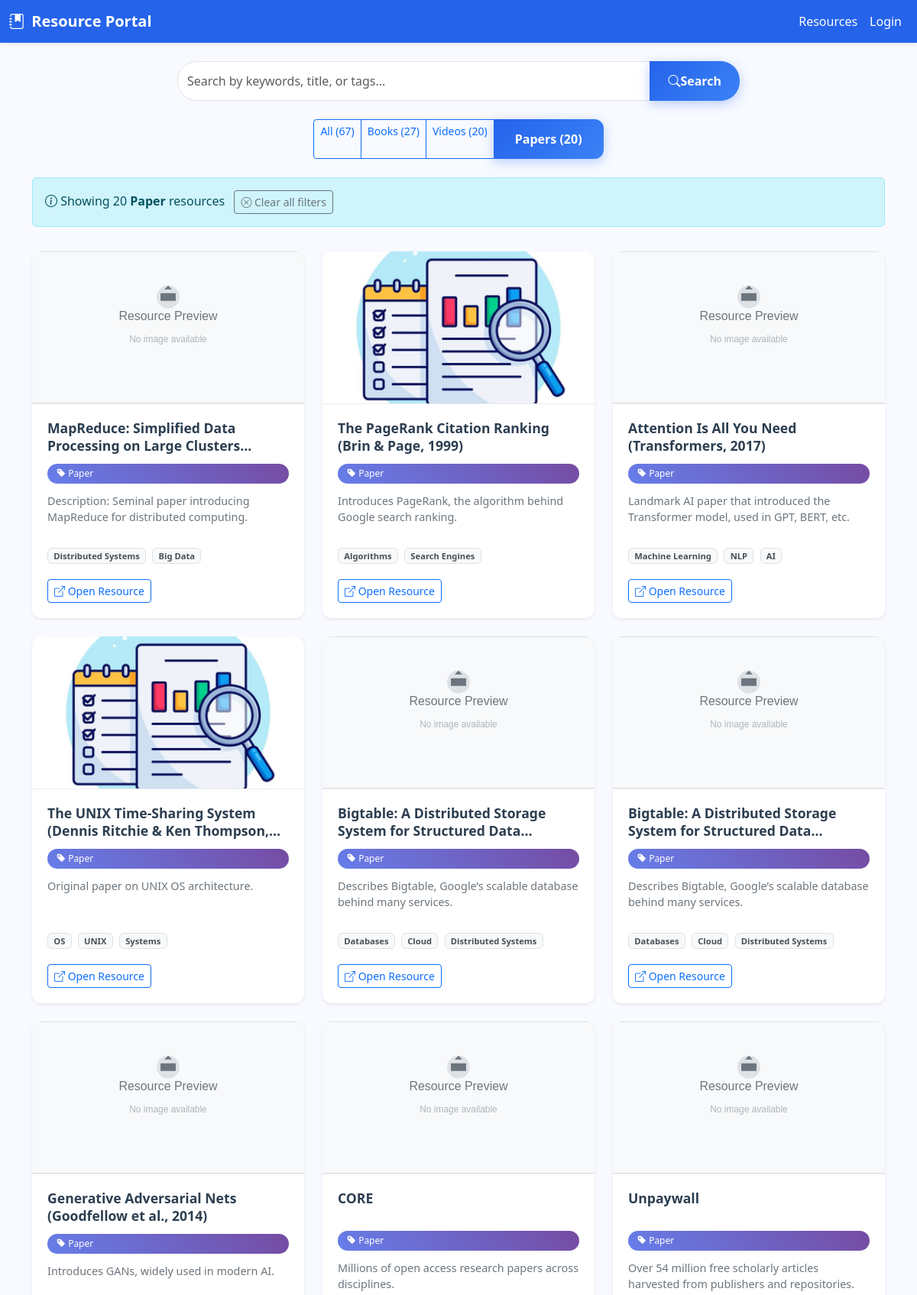
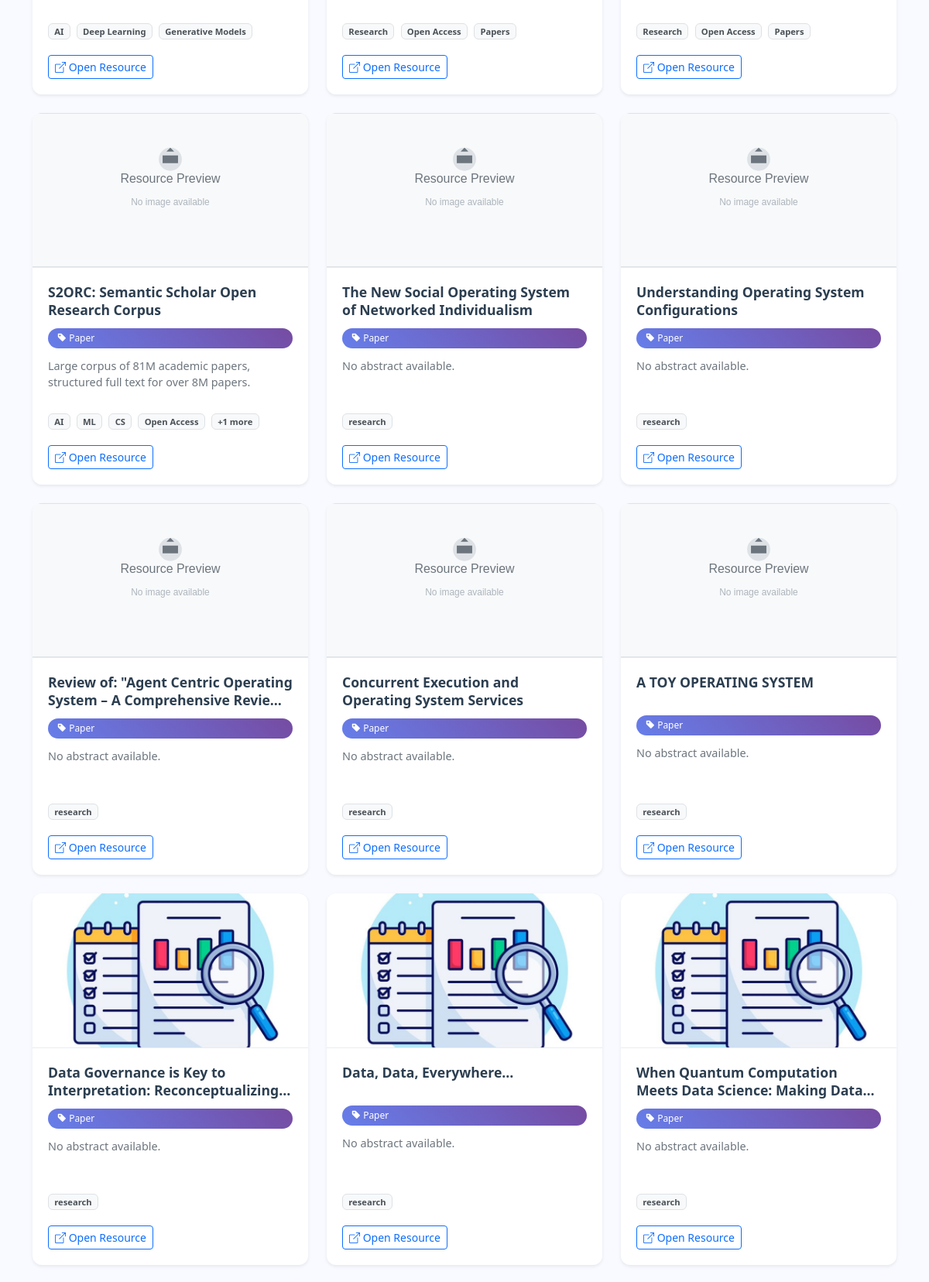
Page /resources?type=Paper (upper part) on the committed database (2 pictures, top to bottom).
### models.py (models this page shows, shortened)
class Resource(db.Model):
    __tablename__ = 'resources'
    id = db.Column(db.Integer, primary_key=True)
    title = db.Column(db.String(200), nullable=False)
    description = db.Column(db.Text, nullable=False)
    type = db.Column(db.String(50), nullable=False)  # Book, Video, Paper
    tags = db.Column(db.String(500))  # Comma-separated tags
    image_url = db.Column(db.String(500))
    link = db.Column(db.String(500), nullable=False)

### app.py (the view)
@app.route("/resources")
def resources():
    search_query = request.args.get('q', '').strip()
    filter_type = request.args.get('type', '')
    book_count = Resource.query.filter_by(type='Book').count()
    video_count = Resource.query.filter_by(type='Video').count()
    paper_count = Resource.query.filter_by(type='Paper').count()
    total_count = Resource.query.count()
    if search_query:
        try:
            books = fetch_books(search_query)
            papers = fetch_papers(search_query)
            videos = fetch_videos(search_query)
            all_new_resources = books + papers + videos
            new_count = 0
            for item in all_new_resources:
                existing = Resource.query.filter_by(title=item["title"]).first()
                if not existing:
                    new_res = Resource(**item)
                    db.session.add(new_res)
                    new_count += 1
            if new_count > 0:
                db.session.commit()
                flash(f"Found {new_count} new resources for '{search_query}'!", "success")
        except Exception as e:
            current_app.logger.error(f"API fetch error: {e}")
            flash("Note: Could not fetch new resources from APIs, showing existing results only.", "warning")
        tfidf_index.build_index(Resource.query.all())
        results = tfidf_index.search_index(search_query, type_filter=filter_type if filter_type in ['Book', 'Video', 'Paper'] else None)
        resources_for_template = []
        for resource, score in results:
            resource.score = score
            resources_for_template.append(resource)
        current_app.logger.info(f"Search q={search_query!r} with filter={filter_type} returned {len(results)} results. Index size: {tfidf_index.index_size()}")
        book_count = Resource.query.filter_by(type='Book').count()
        video_count = Resource.query.filter_by(type='Video').count()
        paper_count = Resource.query.filter_by(type='Paper').count()
        total_count = Resource.query.count()
        return render_template('resources.html',
                             resources=resources_for_template,
                             search_query=search_query,
                             filter_type=filter_type,
                             book_count=book_count,
                             video_count=video_count,
                             paper_count=paper_count,
                             total_count=total_count,
                             is_search=True,
                             search_results_count=len(resources_for_template))
    else:
        if filter_type and filter_type in ['Book', 'Video', 'Paper']:
            filtered_resources = Resource.query.filter_by(type=filter_type).all()
        else:
            filtered_resources = Resource.query.all()
        return render_template('resources.html',
                             resources=filtered_resources,
                             search_query=search_query,
                             filter_type=filter_type,
                             book_count=book_count,
                             video_count=video_count,
                             paper_count=paper_count,
                             total_count=total_count,
                             is_search=False)

### templates/resources.html (shortened to what this page needs)
{% extends "base.html" %}
{% block content %}
<div class="row mb-4">
  <div class="col-md-8 mx-auto">
    <form class="input-group search-bar" action="{{ url_for('resources') }}" method="get">
      <input type="text" name="q" class="form-control" placeholder="Search by keywords, title, or tags..." value="{{ search_query|default('') }}">
      <button class="btn btn-primary px-4" type="submit"><i class="bi bi-search"></i> Search</button>
    </form>
  </div>
</div>
<div class="row mb-4">
  <div class="col-md-10 mx-auto text-center">
    <div class="btn-group" role="group">
      <a href="{{ url_for('resources', q=search_query) if search_query else url_for('resources') }}"
         class="btn btn-sm {% if not filter_type %}btn-primary{% else %}btn-outline-primary{% endif %}">
        All ({{ total_count }})
      </a>
      <a href="{{ url_for('resources', type='Book', q=search_query) if search_query else url_for('resources', type='Book') }}"
         class="btn btn-sm {% if filter_type=='Book' %}btn-primary{% else %}btn-outline-primary{% endif %}">
        Books ({{ book_count }})
      </a>
      <a href="{{ url_for('resources', type='Video', q=search_query) if search_query else url_for('resources', type='Video') }}"
         class="btn btn-sm {% if filter_type=='Video' %}btn-primary{% else %}btn-outline-primary{% endif %}">
        Videos ({{ video_count }})
      </a>
      <a href="{{ url_for('resources', type='Paper', q=search_query) if search_query else url_for('resources', type='Paper') }}"
         class="btn btn-sm {% if filter_type=='Paper' %}btn-primary{% else %}btn-outline-primary{% endif %}">
        Papers ({{ paper_count }})
      </a>
    </div>
  </div>
</div>
{% if search_query or filter_type %}
<div class="row mb-3">
  <div class="col-12">
    <div class="alert alert-info">
      <i class="bi bi-info-circle"></i>
      {% if search_query and filter_type %}
        Showing {{ resources|length }} results for "<strong>{{ search_query }}</strong>" in <strong>{{ filter_type }}</strong> category
      {% elif search_query %}
        Showing {{ resources|length }} results for "<strong>{{ search_query }}</strong>"
      {% elif filter_type %}
        Showing {{ resources|length }} <strong>{{ filter_type }}</strong> resources
      {% endif %}
      {% if search_query or filter_type %}
        <a href="{{ url_for('resources') }}" class="btn btn-sm btn-outline-secondary ms-2">
          <i class="bi bi-x-circle"></i> Clear all filters
        </a>
      {% endif %}
    </div>
  </div>
</div>
{% endif %}
<div class="row">
  {% if resources %}
    {% for r in resources %}
      <div class="col-lg-4 col-md-6 mb-4">
        <div class="card resource-card shadow-sm h-100 border-0">
          {% if r.image_url and r.image_url.strip() and r.image_url != 'None' and not r.image_url.startswith('/static/images/placeholder') %}
            <img src="{{ r.image_url }}" class="card-img-top" alt="{{ r.title }}"
                 data-type="{{ r.type }}"
                 onerror="handleImageError(this)">
          {% else %}
            {% if r.type == 'Book' %}
              <img src="{{ url_for('static', filename='images/Bookplaceholderimg.jpg') }}" class="card-img-top" alt="{{ r.title }}">
            {% elif r.type == 'Video' %}
              <img src="{{ url_for('static', filename='images/Videoplaceholderimg.png') }}" class="card-img-top" alt="{{ r.title }}">
            {% elif r.type == 'Paper' %}
              <img src="{{ url_for('static', filename='images/Researchpaperplaceholderimg.jpeg') }}" class="card-img-top" alt="{{ r.title }}">
            {% else %}
              <img src="{{ url_for('static', filename='images/placeholder.svg') }}" class="card-img-top" alt="{{ r.title }}">
            {% endif %}
          {% endif %}
          <div class="card-body">
            <h5 class="card-title">{{ r.title }}</h5>
            <span class="resource-type">
              <i class="bi bi-tag-fill"></i> {{ r.type|capitalize }}
            </span>
            <p class="card-text">{{ r.description[:150] }}{% if r.description|length > 150 %}...{% endif %}</p>
            {% if r.tags %}
              <div class="resource-tags">
                {% for tag in r.tags.split(',')[:4] %}
                  <span class="badge">{{ tag.strip() }}</span>
                {% endfor %}
                {% if r.tags.split(',')|length > 4 %}
                  <span class="badge">+{{ r.tags.split(',')|length - 4 }} more</span>
                {% endif %}
              </div>
            {% endif %}
            <a href="{{ r.link }}" target="_blank" class="btn btn-sm btn-outline-primary resource-link">
              <i class="bi bi-box-arrow-up-right"></i> Open Resource
            </a>
          </div>
        </div>
      </div>
    {% endfor %}
  {% endif %}
</div>
{% endblock %}

### static/css/styles.css (style rules this page uses)
.btn-primary, .btn-secondary { display: inline-flex; align-items: center; padding: 14px 28px; border-radius: 12px; font-weight: 600; font-size: 1rem; text-decoration: none; transition: all 0.3s cubic-bezier(0.4, 0, 0.2, 1); border: none; cursor: pointer; position: relative; overflow: hidden; }
.btn-primary { background: linear-gradient(135deg, #2563eb, #3b82f6); color: white; box-shadow: 0 4px 15px rgba(37, 99, 235, 0.3); }

### templates/base.html (style rules this page uses)
body { background:#f8faff; font-family: 'Segoe UI', sans-serif; }
.search-bar input { border-radius: 25px 0 0 25px; }
.search-bar button { border-radius: 0 25px 25px 0; }

### templates/resources.html (style rules this page uses)
.resource-card { transition: transform 0.2s ease-in-out; border-radius: 12px !important; overflow: hidden; }
.resource-card .card-img-top { height: 200px; object-fit: cover; object-position: center; background: linear-gradient(135deg, #f5f7fa 0%, #c3cfe2 100%); border-bottom: 1px solid #e9ecef; }
.resource-card .card-body { padding: 1.25rem; display: flex; flex-direction: column; min-height: 280px; }
.resource-card .card-title { font-size: 1.1rem; font-weight: 600; line-height: 1.3; margin-bottom: 0.75rem; color: #2c3e50; display: -webkit-box; -webkit-line-clamp: 2; line-clamp: 2; -webkit-box-orient: vertical; overflow: hidden; min-height: 2.6rem; }
.resource-card .card-text { flex-grow: 1; font-size: 0.9rem; line-height: 1.5; color: #6c757d; }
.resource-type { background: linear-gradient(45deg, #667eea 0%, #764ba2 100%); color: white !important; font-size: 0.75rem; font-weight: 500; padding: 0.25rem 0.75rem; border-radius: 20px; display: inline-block; margin-bottom: 0.75rem; }
.resource-tags { margin-bottom: 1rem; }
.resource-tags .badge { font-size: 0.7rem; margin-right: 0.25rem; margin-bottom: 0.25rem; background-color: #f8f9fa !important; color: #495057 !important; border: 1px solid #dee2e6 !important; }
.resource-link { margin-top: auto; align-self: flex-start; }

### rows in the picture
Resource: title "MapReduce: Simplified Data Processing on Large…", type "Paper", description "Description: Seminal paper introducing MapReduce for distributed computing.", strip "Distributed Systems" "Big Data"
Resource: title "The PageRank Citation Ranking (Brin & Page, 1999)", type "Paper", description "Introduces PageRank, the algorithm behind Google search ranking.", strip "Algorithms" "Search Engines"
Resource: title "Attention Is All You Need (Transformers, 2017)", type "Paper", description "Landmark AI paper that introduced the Transformer model, used in GPT, BERT, etc.", strip "Machine Learning" "NLP" "AI"
Resource: title "The UNIX Time-Sharing System (Dennis Ritchie & Ken…", type "Paper", description "Original paper on UNIX OS architecture.", strip "OS" "UNIX" "Systems"
Resource: title "Bigtable: A Distributed Storage System for Structured…", type "Paper", description "Describes Bigtable, Google’s scalable database behind many services.", strip "Databases" "Cloud" "Distributed Systems"
Resource: title "Bigtable: A Distributed Storage System for Structured…", type "Paper", description "Describes Bigtable, Google’s scalable database behind many services.", strip "Databases" "Cloud" "Distributed Systems"
Resource: title "Generative Adversarial Nets (Goodfellow et al., 2014)", type "Paper", description "Introduces GANs, widely used in modern AI.", strip "AI" "Deep Learning" "Generative Models"
Resource: title "CORE", type "Paper", description "Millions of open access research papers across disciplines.", strip "Research" "Open Access" "Papers"
Resource: title "Unpaywall", type "Paper", description "Over 54 million free scholarly articles harvested from publishers and repositories.", strip "Research" "Open Access" "Papers"
Resource: title "S2ORC: Semantic Scholar Open Research Corpus", type "Paper", description "Large corpus of 81M academic papers, structured full text for over 8M papers.", strip "AI" "ML" "CS" "Open Access", tags.split|length "1"
Resource: title "The New Social Operating System of Networked Individualism", type "Paper", description "No abstract available.", strip "research"
Resource: title "Understanding Operating System Configurations", type "Paper", description "No abstract available.", strip "research"
Resource: title "Review of: \"Agent Centric Operating System – A Comprehensive…", type "Paper", description "No abstract available.", strip "research"
Resource: title "Concurrent Execution and Operating System Services", type "Paper", description "No abstract available.", strip "research"
Resource: title "A TOY OPERATING SYSTEM", type "Paper", description "No abstract available.", strip "research"
Resource: title "Data Governance is Key to Interpretation:…", type "Paper", description "No abstract available.", strip "research"
Resource: title "Data, Data, Everywhere…", type "Paper", description "No abstract available.", strip "research"
Resource: title "When Quantum Computation Meets Data Science: Making…", type "Paper", description "No abstract available.", strip "research"

### other values in the picture
{{ total_count }} "67"
{{ book_count }} "27"
{{ video_count }} "20"
{{ paper_count }} "20"
{{ resources|length }} "20"
{{ filter_type }} "Paper"
